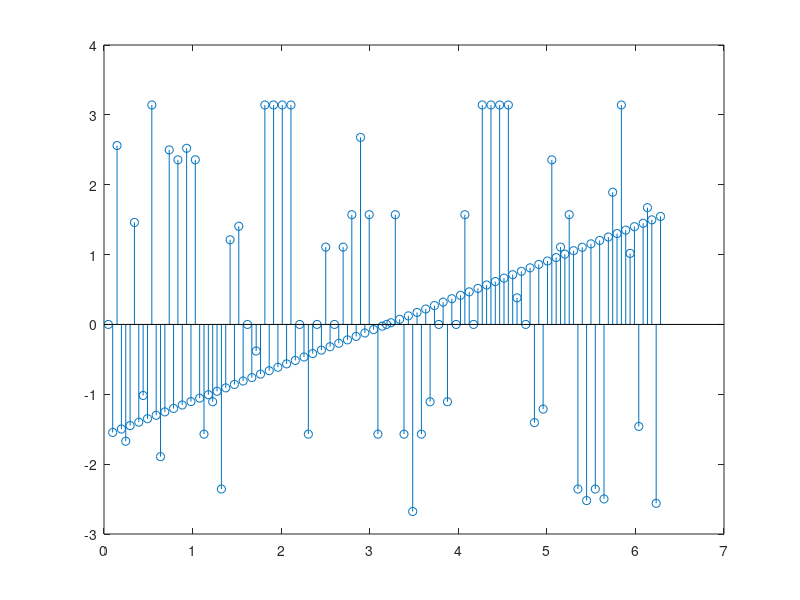

Here is the MATLAB script that generated this plot:

% del 1, opsta ravenka za diskretna furieva transformacija
% X(k) = suma n=0..N-1 x(n)*e^(-i*(2*pi/N)*k*n)
% k prima od 0 do N-1
% w = 2*pi/N*k - agolna brzina t.e. digitalna agolna frekvencija (rad/primerok)


% del 2 Transformation matrix
% Matrica kade po redovi se dvizi n (brojot na primerok od vleznata niza),
% a po koloi se dvizi agolnata brzina odnosno k
% WN(n,k) = e^(-i*(2*pi/N)*k*n)
% Znaci edna redica od matricata na diskreten furev red pretstavuva
% vektor na eden kompleksen sinusoid so digitalna agolna freq w (vidi pogore),
% odnosno digitalna obicna freq od k/N (1/primerok).
% matircata se dobiva so slednava komanda

pkg load signal;
N = 1000;
WN = dftmtx(N);

% matricata od nejzinata desna strana se mnozi so vektor kolona vo koj se naogja signalot
% i se dobiva diskretniot furiev red
% alternativen nacin da se dobie matricata e racno koristejki ja formulata pogore

WN = exp(-i*2*pi/N*([0:N-1]' * [0:N-1]));
% moze da zabelezime deka ovaa matrica e kvadratna zasto i k i n se dvizat od 0 do N-1,
% odnosno rabotime so onolku kompleksni sinusoidi kolku sto ima primeroci vo signalot.
% dopolnitelno matricata e i simetricna, sto znaci nema potreba da pravime transponiranje ako
% sakame da izmnozime so vektor-redica od levo.

%Inverznata furieva transformacija koja signalot od frekventen domen go vrakja vo vremenski
%moze da se napravi so naogjanje inverzna matrica na WN. Se pokazuva deka taa se dobiva
%so samo naogjanje na kompleksno konjugiranje na sekoj element vo nea i delenje so N.
%pa
iWN = exp(+i*2*pi/N*([0:N-1]' * [0:N-1]))/N;


% del 3 Magnitude and phase
pkg load signal;
x = [ones(1,64) zeros(1,64)]; %edinecen skok
figure;
stem(x);
N = 128;
W128 = dftmtx(N);
X = x * W128;

%magnituda
stem(abs(X)); 
stem((1:N)/N,abs(X)); 
plot((1:N)/N,abs(X));

%faza so numericki greski vo neparnite primeroci
stem((1:N)/N,angle(X));
stem((1:N)/N*2*pi,angle(X));

%inverzna
xx = real(X*conj(W128)/N);

%del 4 Role of the fourier transform, two birds
